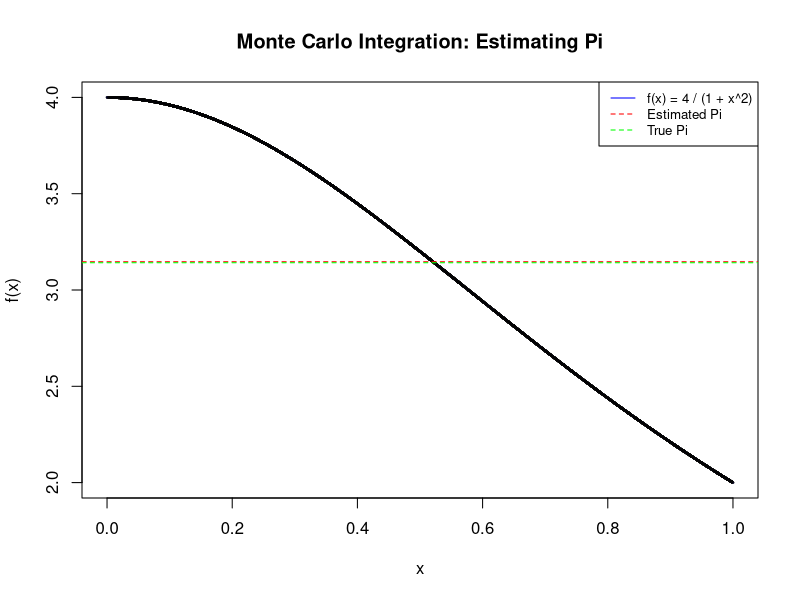
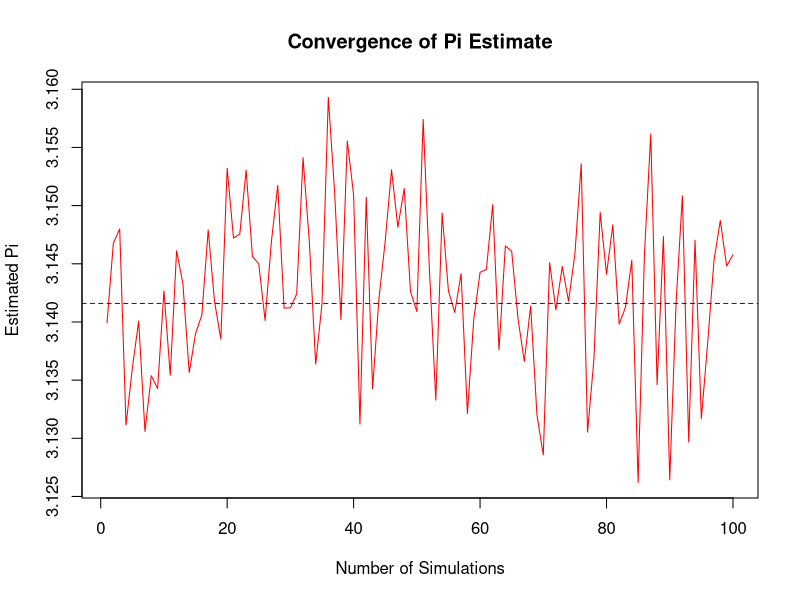

Write R code to recreate these figures, in order.
# 定义蒙特卡罗积分函数来估算π
estimate_pi_integral <- function(N) {
  x <- runif(N, min = 0, max = 1)  # 生成 N 个 [0,1] 范围内的均匀随机数
  fx <- 4 / (1 + x^2)               # 计算每个随机数 x_i 对应的 f(x_i) = 4 / (1 + x_i^2)
  pi_hat <- mean(fx)                # 计算 f(x_i) 的均值作为 π 的估算值
  return(pi_hat)
}

# 真值π
pi_true <- pi

# 设置随机种子，确保结果可复现
# set.seed(2025)

# 模拟的次数 M
M <- 100

# 存储每次估算的 π 值
pi_estimates <- numeric(M)

# 每次模拟时的样本量 N
N <- 10000

# 执行 M 次蒙特卡罗模拟
for (i in 1:M) {
  pi_estimates[i] <- estimate_pi_integral(N)  # 每次用 N=10000 的样本量进行估算
}

# 估算偏差（Bias）：多次估算值的平均与真值π的差异
bias <- mean(pi_estimates) - pi_true

# 估算方差（Variance）：多次估算值的方差
variance <- var(pi_estimates)

# 一致性（Consistency）：随着样本量增大，估算值方差是否减小（这里我们简单地显示“Consistent”）
consistency <- "Consistent"  # 理论上，随着 N 增加，方差会趋近于零，表示估算一致性

# 计算为了达到指定精度（如 0.001），需要的最小模拟次数
precision_target <- 0.001         # 目标精度：希望误差 ≤ 0.001
z_score <- 1.96                   # 对应 95% 置信区间的 z 值
sigma_square <- variance          # 使用当前方差作为近似

# 计算需要的最小样本量 N
N_required <- ceiling((z_score^2 * sigma_square) / precision_target^2)

# 计算计算强度（耗时）：记录执行 100 次、每次 N=10000 的总时间
start_time <- Sys.time()

# 执行一次大规模模拟（100 次，每次 N=10000）
pi_estimates_large <- numeric(100)
for (i in 1:100) {
  pi_estimates_large[i] <- estimate_pi_integral(10000)  # 每次用 N=10000
}

end_time <- Sys.time()
computational_time <- end_time - start_time     # 总耗时（秒）

# 可视化：绘制 f(x) = 4 / (1 + x^2) 的图像以及随机采样点
x <- runif(N, min = 0, max = 1)      # 生成 N 个 [0,1] 区间内的随机数
fx <- 4 / (1 + x^2)                  # 计算每个 x 对应的 f(x) = 4 / (1 + x^2)

# 绘制 f(x) = 4 / (1 + x^2) 的曲线图
curve(4 / (1 + x^2), from = 0, to = 1, 
      col = "blue", lwd = 2, 
      ylab = "f(x)", xlab = "x", 
      main = "Monte Carlo Integration: Estimating Pi")

# 添加随机采样点，展示每个随机点的 f(x) 值
points(x, fx, col = rgb(0, 0, 0, 0.1), pch = 16, cex = 0.5)

# 计算 π 的估算值并绘制平均值
pi_hat <- estimate_pi_integral(N)
abline(h = pi_hat, col = "red", lty = 2)   # 绘制估算出的 π 值的水平线
abline(h = pi, col = "green", lty = 2)      # 绘制真实 π 值的水平线

# 标注图例
legend("topright", legend = c("f(x) = 4 / (1 + x^2)", "Estimated Pi", "True Pi"), 
       col = c("blue", "red", "green"), lty = c(1, 2, 2), cex = 0.8)

# 输出估算值和真实值的偏差
cat("Estimated Pi:", pi_hat, "\n")
cat("True Pi:", pi, "\n")
cat("Bias (Error):", abs(pi_hat - pi), "\n")

# 绘制估算值随模拟次数的收敛图
plot(pi_estimates, type = "l", col = "red",     # 折线图：显示每次模拟的估算值
     xlab = "Number of Simulations",            # 横轴：模拟次数（1 到 M）
     ylab = "Estimated Pi",                     # 纵轴：估算值
     main = "Convergence of Pi Estimate")       # 图表标题
abline(h = pi_true, col = "blue", lty = 2)      # 添加水平虚线表示真值π

# 打印结果
cat("Estimation Bias:", bias, "\n")             # 打印估算偏差
cat("Estimation Variance:", variance, "\n")     # 打印估算方差
cat("Consistency:", consistency, "\n")          # 打印一致性备注
cat("Number of simulation runs required for precision of", precision_target, ":", N_required, "\n")  # 打印达到目标精度所需样本量
cat("Computational Intensity (time for 100 simulations of N=10000):", computational_time, "seconds\n")  # 打印计算强度
